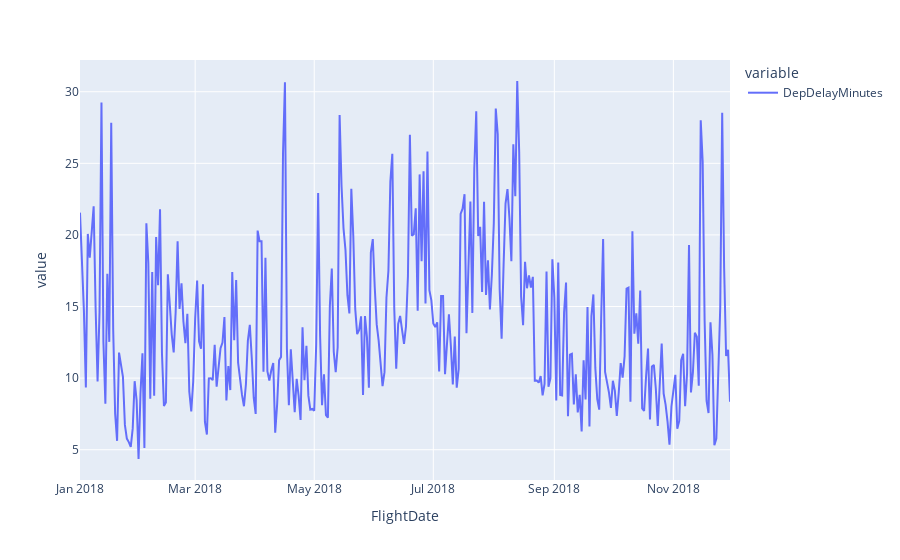

The notebook cell saved with this chart:
### Code cell
px.line(df_flights
        .groupby("FlightDate")
        [["DepDelayMinutes"]]
        .mean()
        )

### Figure 1 — Plotly figure (JSON) as saved in the notebook; plotly's stock layout.template omitted (floating-point values rounded to 4 significant figures; data arrays with more than 128 entries replaced by an {"elided": "..."} marker saying what was removed)
{"data": [{"hovertemplate": "variable=DepDelayMinutes<br>FlightDate=%{x}<br>value=%{y}<extra></extra>", "legendgroup": "DepDelayMinutes", "line": {"color": "#636efa", "dash": "solid"}, "marker": {"symbol": "circle"}, "mode": "lines", "name": "DepDelayMinutes", "orientation": "v", "showlegend": true, "type": "scatter", "x": {"elided": "334 str values"}, "xaxis": "x", "y": {"elided": "334 float values"}, "yaxis": "y"}], "layout": {"legend": {"title": {"text": "variable"}, "tracegroupgap": 0}, "margin": {"t": 60}, "xaxis": {"anchor": "y", "domain": [0, 1], "title": {"text": "FlightDate"}}, "yaxis": {"anchor": "x", "domain": [0, 1], "title": {"text": "value"}}}}
